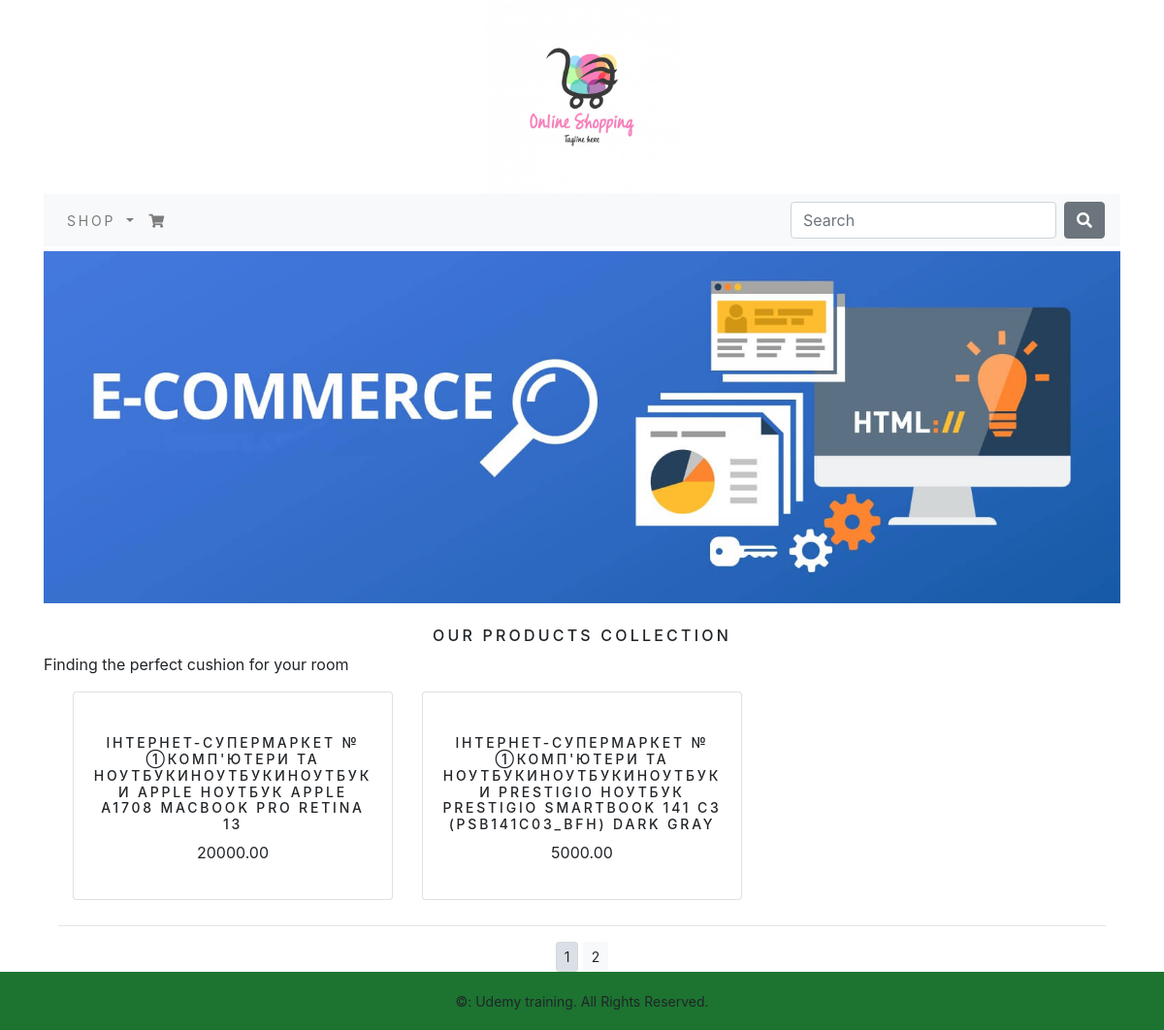
The app's page /shop/ with its own data.
### shop/models.py (models this page shows, shortened)
class Product (models.Model):
    name = models.CharField(max_length=250, unique=True)
    slug = models.SlugField(max_length=250, unique=True)
    description = models.TextField(blank = True)
    category = models.ForeignKey(Category, on_delete=models.CASCADE)
    price = models.DecimalField(max_digits=10, decimal_places=2)
    image = models.ImageField(upload_to='product', blank=True)
    stock = models.IntegerField()
    available = models.BooleanField(default=True)
    created = models.DateTimeField(auto_now_add=True)
    update = models.DateTimeField(auto_now=True)
    class Meta:
        ordering = ('name',)
        verbose_name = 'product'
        verbose_name_plural = 'products'
    def get_url(self):
        return reverse('shop:prod_cat_detail', args=[self.category.slug, self.slug])

### shop/views.py (the view)
# urls.py: path('', views.allProdCat, name='all_prod_cat'),
def allProdCat(request, c_slug=None):
    c_page = None
    products_list = None
    if c_slug!= None:
        c_page = get_object_or_404(Category, slug=c_slug)
        products_list = Product.objects.filter(category=c_page, available=True)
    else:
        products_list = Product.objects.all().filter(available=True)
    paginator = Paginator(products_list, 2)
    try:
        page = int(request.GET.get('page', '1'))
    except:
        page = 1
    try:
        products = paginator.page(page)
    except (EmptyPage, InvalidPage):
        products = paginator.page(paginator.num_pages)
    return render(request, 'shop/category.html', {'category': c_page, 'products': products})

### shop/context_processors.py (called while the page is built)
def menu_links(request):
    links = Category.objects.all()
    return dict(links=links)

### shop/models.py (called while the page is built)
    def get_url(self):
        return reverse('shop:product_by_category', args=[self.slug])

### shop/templates/shop/category.html (shortened to what this page needs)
{% extends 'base.html' %}
{% load static %}
{% block content %}
    <div class="mx-auto">
        {% if category %}
            <img class="my_image" src="{{ category.image.url }}" alt="Our Products Collection">
    </div>
            <br>
            <div>
                <h1 class="text-center my_title">{{ category.name }}</h1>
                <p class="text-justify">{{ category.description }}</p>
            </div>
        {% else %}
            <img class="my_image my_image_padding"src="{% static 'media/img/banner.jpg' %}" alt="Our Products Collection">
    </div>
    <br>
    <div>
        <h1 class="text-center my_title">Our Products Collection</h1>
        <p class="text-justify">Finding the perfect cushion for your room</p>
    </div>
    {% endif %}
    <div class="container">
        <div class="row mx-auto text-center">
            {% for product in products.object_list %}
            <div class="my_bottom_margin col-9 col-sm-12 col-md-6 col-lg-4">
                <div class="card">
                    <a href="{{ product.get_url }}"><img class="card-img-top my_image" src="{{ product.image.url }}" alt=""{{ product.name }}></a>
                    <div class="card-body">
                        <h4>{{ product.name }}</h4>
                        <p>{{ product.price }}</p>
                    </div>
                </div>
            </div>
            {% endfor %}
        </div>
        <div class="mx-auto">
            {% if products.paginator.num_pages > 1 %}
            <hr>
            <div class="text-center">
                {% for pg in products.paginator.page_range %}
                    <a href="?page={{ pg }}" class="btn btn-light btn-sm {% if products.number == pg %} active{% endif %}">{{ pg }}</a>
                {% endfor %}
            </div>
            {% endif %}
        </div>
    </div>
{% endblock %}

### shop/templates/base.html (shortened to what this page needs)
{% load static from staticfiles %}
<!DOCTYPE html>
    <html lang="en">
    <head>
        <link rel="stylesheet" href="{% static 'css/custom.css' %}">
        <link rel="stylesheet" href="{% static 'css/bootstrap.min.css' %}">
        <link rel="stylesheet" href="{% static 'css/all.css' %}">
    </head>
    <body>
        <div class="container">
            {% include 'header.html' %}
            {% include 'navbar.html' %}
            {% block content %}
            {% endblock %}
        </div>
        {% include 'footer.html' %}
    </body>
    </html>

### shop/templates/header.html
{% load staticfiles %}
<header>
    <center>
        <img src="{% static 'media/img/logo.jpg' %}" alt="Perfect Cushion Store" height="200" width="200">
    </center>
</header>

### shop/templates/navbar.html (shortened to what this page needs)
<nav class="navbar navbar-expand-lg navbar-light bg-light">
    <div class="collapse navbar-collapse" id="navbarSupportedContent">
        <ul class="navbar-nav mr-auto">
            <li class="nav-item dropdown {%  if 'shop' in request.path %} action {% endif %}">
                <a class="nav-link dropdown-toggle" href="#" id="navbarDropdown" role="button" data-toggle="dropdown"
                   aria-haspopup="true" aria-expanded="false">
                    Shop
                </a>
            </li>
            <li class="nav-item ">
                <a class="nav-link" href="{% url 'cart:cart_detail' %}"><i class="fas fa-shopping-cart"></i></a>
            </li>
        </ul>
        <form class="form-inline my-2 my-lg-0" action="{% url 'search_app:searchResult' %}" method="get">
            <input class="form-control mr-sm-2" type="search" placeholder="Search" aria-label="Search" name="q">
            <button class="btn btn-secondary my-2 my-sm-0" type="submit"><i class="fas fa-search"></i></button>
        </form>
    </div>
</nav>

### shop/templates/footer.html
<div class="footer navbar-fixed-botton my_footer">
    <p class="text-center">&copy: Udemy training. All Rights Reserved.</p>
</div>

### static/css/custom.css (style rules this page uses)
body { font-family: 'Roboto', sans-serif; }
.nav-item { letter-spacing: .2em; font-size: 14px; text-transform: uppercase; }
.my_footer { background-color: #1c7430; height: 60px; }
.my_footer p { padding-top: 20px; font-size: 14px; }
.my_image { width: 100%; height: auto; }
.my_title { font-size: 16px; text-transform: uppercase; letter-spacing: .2em; }
.my_image_padding { padding-top: 5px; }
.my_bottom_margin { margin-bottom: 10px; }
.card-body h4 { font-size: 14px; text-transform: uppercase; letter-spacing: .2em; }

### static/css/all.css (style rules this page uses)
.fa, .fas, .far, .fal, .fad, .fab { -moz-osx-font-smoothing: grayscale; -webkit-font-smoothing: antialiased; display: inline-block; font-style: normal; font-variant: normal; text-rendering: auto; line-height: 1; }
.fa-search:before { content: "\f002"; }
.fa-shopping-cart:before { content: "\f07a"; }
.fa, .fas { font-family: 'Font Awesome 5 Free'; font-weight: 900; }

### records on screen
Product: name "ІНТЕРНЕТ-СУПЕРМАРКЕТ № ①КОМП'ЮТЕРИ ТА НОУТБУКИНОУТБУКИНОУТБУКИ APPLE НОУТБУК APPLE A1708 MACBOOK PRO RETINA 13", price "20000.00"
Product: name "ІНТЕРНЕТ-СУПЕРМАРКЕТ № ①КОМП'ЮТЕРИ ТА НОУТБУКИНОУТБУКИНОУТБУКИ PRESTIGIO НОУТБУК PRESTIGIO SMARTBOOK 141 С3 (PSB141C03_BFH) DARK GRAY", price "5000.00"

### other values on screen
{{ pg }} "1" "2"
